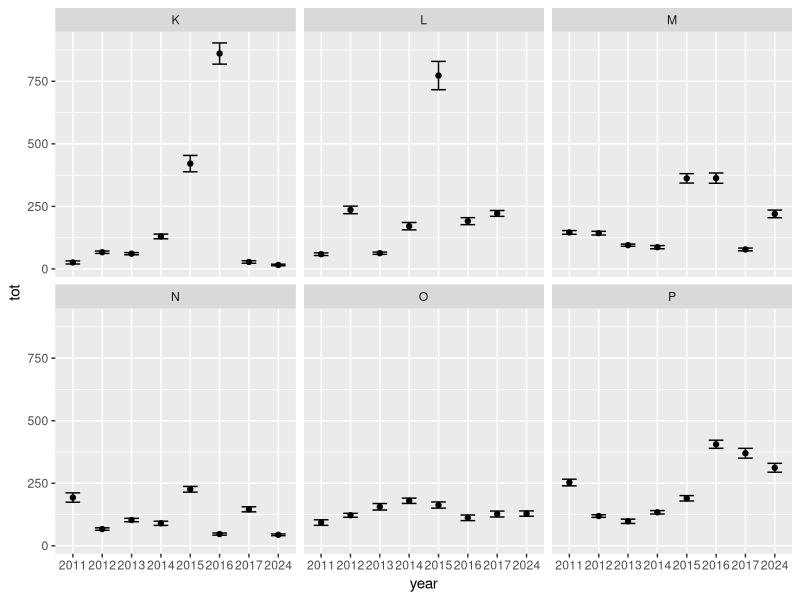
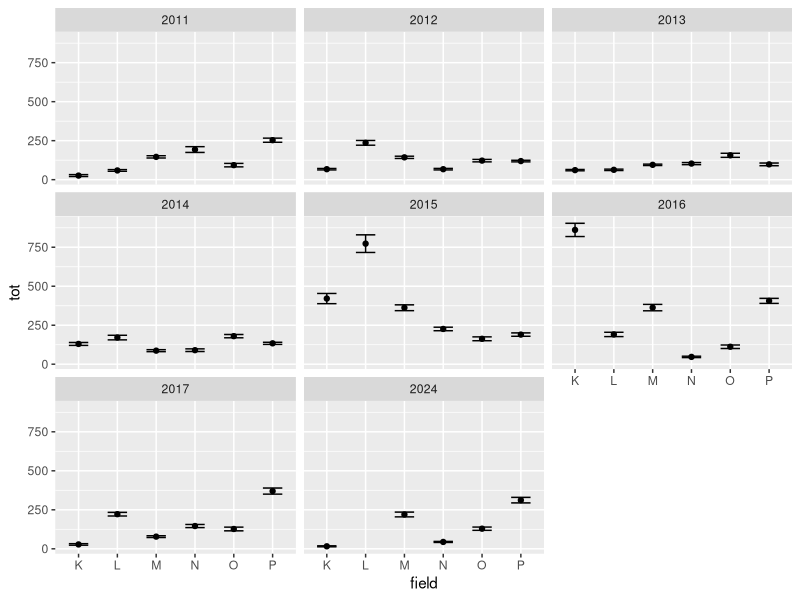
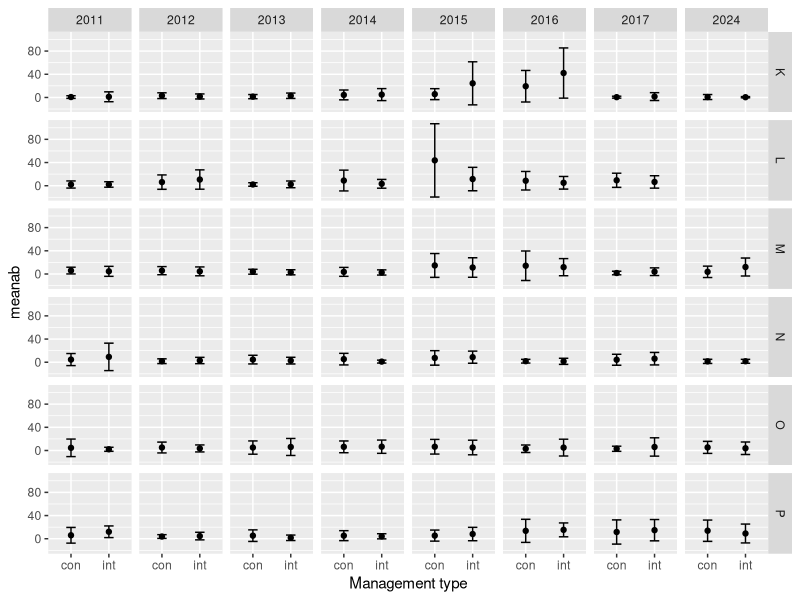
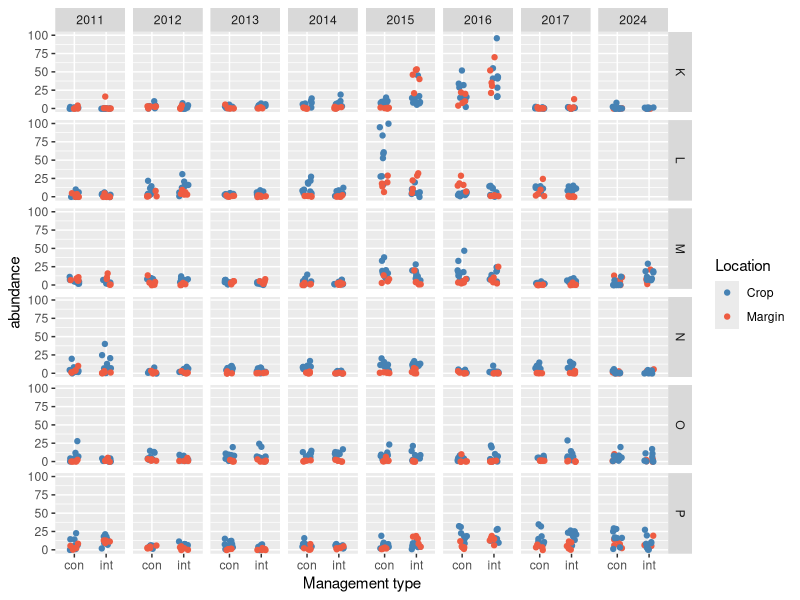
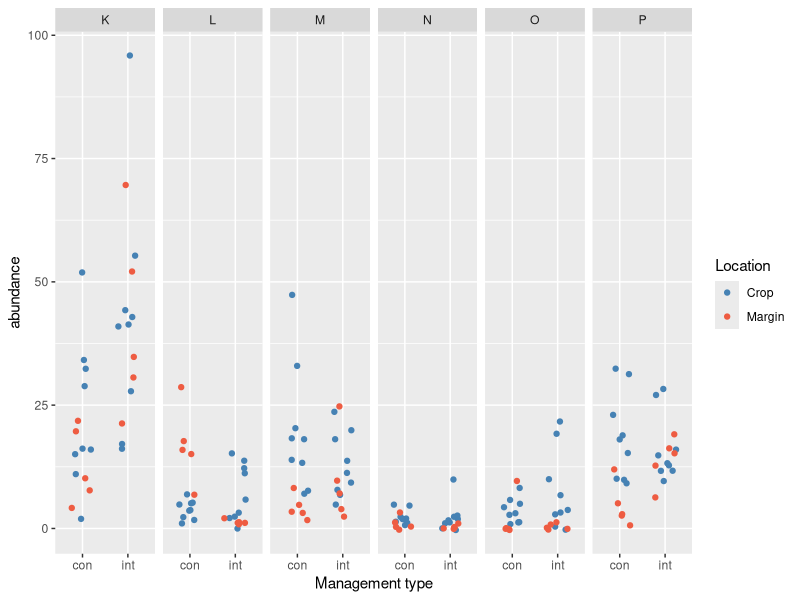

These figures' R source, in order:
## Gail's beetle data
## 12 August 2024

## script to do data reformatting and (hopefully) do some modelling

setwd("C:/Users/notne/Research/GitHub/Gails_beetles")
library(ggplot2)
library(dplyr)

################################################################################

## read in data and make factors for field (field), location of sample (sloc: in crop 
## or in margin) and sample number (snum)

## I've calculated abundance and species richness already  in the input data set
## did that in Excel

beetle <- read.csv("beetles.csv")
beetle$field <- factor(substr(beetle$Label, 1, 1))
beetle$sloc <- factor(substr(beetle$Label, 4, 4))
beetle$snum <- factor(substr(beetle$Label, 5, 5))
beetle$year <- factor(substr(beetle$Season.and.Year, 8, 12))
beetle$man <- factor(beetle$Management.Type)
levels(beetle$man) <- c("con","int")

################################################################################

## plots

## plot total abundance by field/year

field_year <- beetle %>%
  group_by(field, year) %>%
  summarise(tot = sum(abundance),
            sdtot = sd(abundance))

ggplot(field_year, aes(x = year, y = tot)) +
  geom_point() +
  geom_line() +
  geom_errorbar(aes(ymin = tot-(2*sdtot), ymax = tot+(2*sdtot)), width = 0.5) +                                                                                            
  facet_wrap(~field)
  
ggplot(field_year, aes(x = field, y = tot)) +
  geom_point() +
  geom_errorbar(aes(ymin = tot-(2*sdtot), ymax = tot+(2*sdtot)), width = 0.5) +                                                                                            
  facet_wrap(~year)

################################################################################

## as above but split additionally by management type

trt <- beetle %>%
  group_by(field, year, man) %>%
  summarise(meanab = mean(abundance),
            sdab = sd(abundance),
            nobs = n())

## grid of plots of conventional versus integrated for each field/year

ggplot(trt, aes(x = man, y = meanab)) +
  geom_point() +
  geom_errorbar(aes(ymin = meanab-(2*sdab), ymax = meanab+(2*sdab), width = 0.25)) +                                                                                            
  facet_grid(field ~ year) +
  xlab("Management type")
  
## plot as above but using all the raw data not averaging over all traps
## and separating crop and margin sites by colour

## CURRENTLY THIS PLOT HAS TOO MANY POINTS ON IT SO
## SOMETHING IS GOING WRONG

beetle %>%
  group_by(field, year, man, sloc)

ggplot(beetle, aes(x = man, y = abundance, colour = sloc)) +
  geom_jitter(width = 0.15) +
  facet_grid(field ~ year) +
  xlab("Management type") +
  scale_color_manual(values = c("C" = "steelblue", "M" = "tomato2"),
                     labels = c("C" = "Crop", "M" = "Margin")) +
  labs(color = "Location")
  
################################################################################

## look at just 2016 data

d2016 <- beetle %>%
  filter(year == 2016)

ggplot(d2016, aes(x = man, y = abundance, colour = sloc)) +
#  geom_point() +
## having geom_point and geom_jitter adds points twice
  geom_jitter(width = 0.25) +
  xlab("Management type") +
  facet_grid(~ field) +
  scale_color_manual(values = c("C" = "steelblue", "M" = "tomato2"),
                     labels = c("C" = "Crop", "M" = "Margin")) +
  labs(color = "Location")
